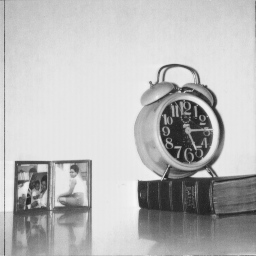
#> input picture images/clock.png, 256 x 256 px; its folder holds 4 pictures in this run
$ python main.py
#> lines starting #> are read from the running program, lines starting #| are printed output that depends on the picture
### utilities/utils.py
'''A collection of utility functions. '''

import os
from math import log10, sqrt

import numpy as np
from PIL import Image


def read_image(filename):
    '''Reads one of the images, resizes them, and normalizes them to have pixels between 0 and 1.

    Args:
        filename (str): The name of the image to be read (e.g. clock).

    Returns:
        im (np.ndarray): The normalized, resized image.
    '''
    im = Image.open(f'./images/{filename}.png')
    im = im.resize((256, 256))
    im = np.array(im)
    im = normalize_image(im)
    return im


def add_gaussian_noise(im, mean=0, var=0.01):
    '''Adds Gaussian noise to an image with the given variance.

    Args:
        mean (float): The mean of the Gaussian noise that is added.
        var (float): The variance of the Gaussian noise that is added.

    Returns:
        noisy_im (np.ndarray): The noisy image.
    '''
    sigma = var**0.5
    gaussian_noise = np.random.normal(mean, sigma, im.shape)
    noisy_im = im + gaussian_noise
    noisy_im = normalize_image(noisy_im)
    return noisy_im


# [12 lines left out: function add_poisson_noise, not called in this run]


def normalize_image(im):
    '''Normalizes an image to have pixels only from 0-1

    Args:
        im (np.ndarray): The image to be normalized.

    Returns:
        normalized_im (np.ndarray): The normalized image.
    '''
    max_pixel = np.max(im)
    min_pixel = np.min(im)
    normalized_im = (im - min_pixel) / max_pixel
    return normalized_im


# [16 lines left out: function PSNR, not called in this run]


def create_results_directory(noise_type, images, hyperparameters):
    '''Creates the necessary results directory structure.

    Args:
        noise_type (str): The type of noise, either 'gaussian' or 'poisson'.
        images (list): The list of image names, e.g. 'clock'.
        hyperparameters (list): The list of hyperparameters for that noise being tested.
    '''
    for image in images:
        for var in hyperparameters:
            str_var = str(var).replace('.', '_')
            os.makedirs(f'./results/{noise_type}/{image}/var_{str_var}/', exist_ok=True)

### filters/quadratic_filter.py
'''Quadratic Filter'''
import cvxpy as cp


def quadratic_filter(im, lamb=1):
    '''Quadratic Filter.

    Args:
        im (np.ndarray): The noisy image to be filtered.
        lamb (float): The free parameter (lambda) that determines how much to correct.

    Returns:
        clean_im (np.ndarray): The filtered image.
    '''

    X = cp.Variable(im.shape)
    dXdx = cp.diff(X, k=1, axis=0)
    dXdy = cp.diff(X, k=1, axis=1)
    objective = cp.Minimize(cp.sum_squares(X - im) + lamb * cp.sum_squares(dXdx) + lamb * cp.sum_squares(dXdy))

    prob = cp.Problem(objective)
    try:
        prob.solve(verbose=True)
    except cp.SolverError as e:
        print('[ERROR] Quadratic Filter Failed.')
        print(e)
        exit()
    clean_im = X.value
    return clean_im

### main.py
'''Main file for running experiments.'''

import time
import pickle

import numpy as np
import matplotlib.pyplot as plt

from filters.quadratic_filter import quadratic_filter
from filters.TV_filter import TV_filter
from filters.TV_filter_pd import TV_filter_pd
from filters.non_local_means_filter import non_local_means_filter
from filters.non_local_wnnm_filter import non_local_wnnm_filter
from utilities.utils import read_image, add_gaussian_noise, add_poisson_noise, PSNR, create_results_directory, normalize_image


def main(noise_type='gaussian', plot=False, savefigs=True):
    '''Runs the various filters on the provided images with varying noise levels
       and saves the results.

    Args:
        noise_type (str): The type of noise, either 'gaussian' or 'poisson'.
        plot (bool): Whether to plot the noisy and cleaned images.
        savefigs (bool): Whether to save the generated images.
    '''
#> called with noise_type = 'gaussian', plot = False, savefigs = True

    np.random.seed(0)

    PSNR_results = {'quad': {}, 'TV': {}, 'nlm': {}, 'wnnm': {}}
    time_results = {'quad': {}, 'TV': {}, 'nlm': {}, 'wnnm': {}}

    images = ['clock', 'boat', 'aerial', 'bridge', 'couple']

    if noise_type == 'gaussian':
        hyperparameters = [0.01, 0.025, 0.05]
    elif noise_type == 'poisson':
        hyperparameters = [50, 20, 10]

    create_results_directory(noise_type, images, hyperparameters)

    for im_name in images:
        for key in PSNR_results.keys():
            PSNR_results[key][im_name] = []
            time_results[key][im_name] = []

        for param in hyperparameters:
            str_var = str(param).replace('.', '_')

            im = read_image(im_name)
#> in read_image, im is the input picture: PIL image 256x256 L; min 32, max 246, mean 186
#> in normalize_image, `max_pixel = np.max(im)`: max_pixel = 246
#> in normalize_image, `min_pixel = np.min(im)`: min_pixel = 32
#> in normalize_image, `normalized_im = (im - min_pixel) / max_pixel`:
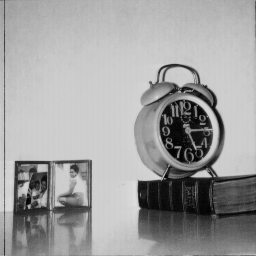
#> normalized_im: shape (256, 256) float64; min 0, max 0.87, mean 0.626
            if noise_type == 'gaussian':
                noisy_im = add_gaussian_noise(im, mean=0, var=param)
#> in add_gaussian_noise, `noisy_im = im + gaussian_noise`:
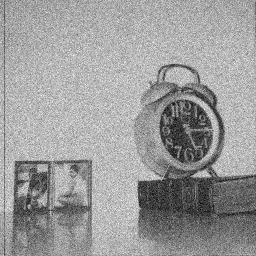
#> noisy_im: shape (256, 256) float64; min -0.289, max 1.21, mean 0.626; drawn with min black and max white
                variance = param
            elif noise_type == 'poisson':
                noisy_im = add_poisson_noise(im, photons=param)
                variance = 0.5/param

            start_time = time.time()

            quad_im = quadratic_filter(noisy_im, 5)
            quad_time = time.time()
            quad_im = normalize_image(quad_im)

            # TV_im = TV_filter(noisy_im, 0.3)
            TV_im = TV_filter_pd(noisy_im, 6)
            TV_time = time.time()
            TV_im = normalize_image(TV_im)

            nlm_im = non_local_means_filter(noisy_im, 7, 10, 0.1)
            nlm_time = time.time()
            nlm_im = normalize_image(nlm_im)

            x = noisy_im
            y = noisy_im
            delta = 0.3
            for _ in range(1):
                y = x + delta*(noisy_im - y)
                x = non_local_wnnm_filter(y, 7, 10, variance)
                x = normalize_image(x)

            wnnm_im = x

            wnnm_time = time.time()

            PSNR_results['quad'][im_name].append(PSNR(original_im=im, cleaned_im=quad_im))
            PSNR_results['TV'][im_name].append(PSNR(original_im=im, cleaned_im=TV_im))
            PSNR_results['nlm'][im_name].append(PSNR(original_im=im, cleaned_im=nlm_im))
            PSNR_results['wnnm'][im_name].append(PSNR(original_im=im, cleaned_im=wnnm_im))

            time_results['quad'][im_name].append(quad_time - start_time)
            time_results['TV'][im_name].append(TV_time - quad_time)
            time_results['nlm'][im_name].append(nlm_time - TV_time)
            time_results['wnnm'][im_name].append(wnnm_time - nlm_time)

            if plot is True or savefigs is True:
                _, ax_original = plt.subplots()
                ax_original.imshow(im, cmap='gray')
                ax_original.set_title('Original Image')

                fig_noisy, ax_noisy = plt.subplots()
                ax_noisy.imshow(noisy_im, cmap='gray')
                ax_noisy.set_title(f'Noisy Image, PSNR={round(PSNR(original_im=im, cleaned_im=noisy_im), 2)}')

                fig_quad, ax_quad = plt.subplots()
                ax_quad.imshow(quad_im, cmap='gray')
                ax_quad.set_title(f'Quadratic Image, PSNR={round(PSNR(original_im=im, cleaned_im=quad_im), 2)}')

                fig_tv, ax_tv = plt.subplots()
                ax_tv.imshow(TV_im, cmap='gray')
                ax_tv.set_title(f'TV Image, PSNR={round(PSNR(original_im=im, cleaned_im=TV_im), 2)}')

                fig_nlm, ax_nlm = plt.subplots()
                ax_nlm.imshow(nlm_im, cmap='gray')
                ax_nlm.set_title(f'Non-local means Image, PSNR={round(PSNR(original_im=im, cleaned_im=nlm_im), 2)}')

                fig_wnnm, ax_wnnm = plt.subplots()
                ax_wnnm.imshow(wnnm_im, cmap='gray')
                ax_wnnm.set_title(f'Weighted Nuclear Norm Minimization Image, PSNR={round(PSNR(original_im=im, cleaned_im=wnnm_im), 2)}')

                if savefigs is True:
                    fig_noisy.savefig(f'./results/{noise_type}/{im_name}/var_{str_var}/noisy.png')
                    fig_quad.savefig(f'./results/{noise_type}/{im_name}/var_{str_var}/quad.png')
                    fig_tv.savefig(f'./results/{noise_type}/{im_name}/var_{str_var}/tv.png')
                    fig_nlm.savefig(f'./results/{noise_type}/{im_name}/var_{str_var}/nlm.png')
                    fig_wnnm.savefig(f'./results/{noise_type}/{im_name}/var_{str_var}/wnnm.png')

                if plot is True:
                    plt.show()

    print(PSNR_results)
    print(time_results)
    with open(f'./results/{noise_type}/PSNR_results.pkl', 'wb') as f:
        pickle.dump(PSNR_results, f)
    with open(f'./results/{noise_type}/time_results.pkl', 'wb') as f:
        pickle.dump(time_results, f)


if __name__ == '__main__':
    main()
#> (the call stopped at in quadratic_filter, `X = cp.Variable(im.shape)`: cvxpy is not available in this run)
